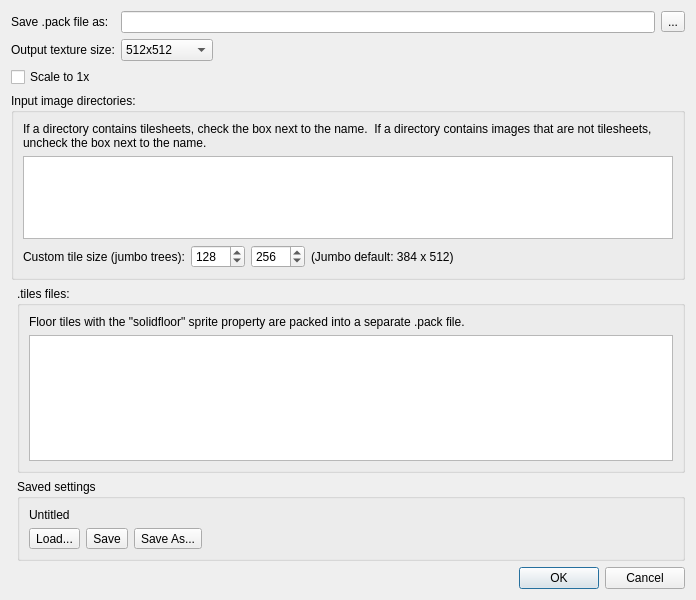
<?xml version="1.0" encoding="UTF-8"?>
<ui version="4.0">
 <class>CreatePackDialog</class>
 <widget class="QDialog" name="CreatePackDialog">
  <property name="geometry">
   <rect>
    <x>0</x>
    <y>0</y>
    <width>696</width>
    <height>600</height>
   </rect>
  </property>
  <property name="windowTitle">
   <string>Create .pack file</string>
  </property>
  <layout class="QGridLayout" name="gridLayout_2">
   <item row="0" column="0" colspan="2">
    <layout class="QFormLayout" name="formLayout">
     <property name="fieldGrowthPolicy">
      <enum>QFormLayout::FieldGrowthPolicy::ExpandingFieldsGrow</enum>
     </property>
     <item row="0" column="0">
      <widget class="QLabel" name="label">
       <property name="text">
        <string>Save .pack file as:</string>
       </property>
      </widget>
     </item>
     <item row="0" column="1">
      <layout class="QHBoxLayout" name="horizontalLayout">
       <item>
        <widget class="QLineEdit" name="packNameEdit"/>
       </item>
       <item>
        <widget class="QToolButton" name="packNameBrowse">
         <property name="text">
          <string>...</string>
         </property>
        </widget>
       </item>
      </layout>
     </item>
     <item row="1" column="0">
      <widget class="QLabel" name="label_2">
       <property name="text">
        <string>Output texture size:</string>
       </property>
      </widget>
     </item>
     <item row="1" column="1">
      <widget class="QComboBox" name="texSizeCombo">
       <item>
        <property name="text">
         <string>512x512</string>
        </property>
       </item>
       <item>
        <property name="text">
         <string>1024x1024</string>
        </property>
       </item>
       <item>
        <property name="text">
         <string>2048x2048</string>
        </property>
       </item>
      </widget>
     </item>
     <item row="2" column="0">
      <widget class="QCheckBox" name="scale50">
       <property name="text">
        <string>Scale to 1x</string>
       </property>
      </widget>
     </item>
    </layout>
   </item>
   <item row="4" column="1">
    <widget class="QDialogButtonBox" name="buttonBox">
     <property name="orientation">
      <enum>Qt::Orientation::Horizontal</enum>
     </property>
     <property name="standardButtons">
      <set>QDialogButtonBox::StandardButton::Cancel|QDialogButtonBox::StandardButton::Ok</set>
     </property>
    </widget>
   </item>
   <item row="3" column="1">
    <widget class="QGroupBox" name="groupBox_2">
     <property name="title">
      <string>Saved settings</string>
     </property>
     <layout class="QVBoxLayout" name="verticalLayout">
      <item>
       <widget class="QLabel" name="settingsName">
        <property name="text">
         <string>Untitled</string>
        </property>
       </widget>
      </item>
      <item>
       <layout class="QHBoxLayout" name="horizontalLayout_2">
        <item>
         <widget class="QToolButton" name="btnLoad">
          <property name="text">
           <string>Load...</string>
          </property>
         </widget>
        </item>
        <item>
         <widget class="QToolButton" name="btnSave">
          <property name="text">
           <string>Save</string>
          </property>
         </widget>
        </item>
        <item>
         <widget class="QToolButton" name="btnSaveAs">
          <property name="text">
           <string>Save As...</string>
          </property>
         </widget>
        </item>
        <item>
         <spacer name="horizontalSpacer">
          <property name="orientation">
           <enum>Qt::Orientation::Horizontal</enum>
          </property>
          <property name="sizeHint" stdset="0">
           <size>
            <width>40</width>
            <height>20</height>
           </size>
          </property>
         </spacer>
        </item>
       </layout>
      </item>
     </layout>
    </widget>
   </item>
   <item row="1" column="0" colspan="2">
    <widget class="QGroupBox" name="groupBox">
     <property name="title">
      <string>Input image directories:</string>
     </property>
     <layout class="QGridLayout" name="gridLayout">
      <item row="0" column="0">
       <widget class="QLabel" name="label_3">
        <property name="text">
         <string>If a directory contains tilesheets, check the box next to the name.  If a directory contains images that are not tilesheets, uncheck the box next to the name.</string>
        </property>
        <property name="wordWrap">
         <bool>true</bool>
        </property>
       </widget>
      </item>
      <item row="4" column="0">
       <layout class="QHBoxLayout" name="horizontalLayout_3">
        <item>
         <widget class="QLabel" name="label_4">
          <property name="text">
           <string>Custom tile size (jumbo trees):</string>
          </property>
         </widget>
        </item>
        <item>
         <widget class="QSpinBox" name="jumboX">
          <property name="maximum">
           <number>4096</number>
          </property>
          <property name="value">
           <number>128</number>
          </property>
         </widget>
        </item>
        <item>
         <widget class="QSpinBox" name="jumboY">
          <property name="maximum">
           <number>4096</number>
          </property>
          <property name="value">
           <number>256</number>
          </property>
         </widget>
        </item>
        <item>
         <widget class="QLabel" name="label_6">
          <property name="text">
           <string>(Jumbo default: 384 x 512)</string>
          </property>
         </widget>
        </item>
        <item>
         <spacer name="horizontalSpacer_2">
          <property name="orientation">
           <enum>Qt::Orientation::Horizontal</enum>
          </property>
          <property name="sizeHint" stdset="0">
           <size>
            <width>40</width>
            <height>20</height>
           </size>
          </property>
         </spacer>
        </item>
       </layout>
      </item>
      <item row="6" column="0">
       <layout class="QHBoxLayout" name="directoryToolbarLayout"/>
      </item>
      <item row="1" column="0">
       <widget class="QListWidget" name="dirList"/>
      </item>
     </layout>
    </widget>
   </item>
   <item row="2" column="1">
    <widget class="QGroupBox" name="groupBox_3">
     <property name="title">
      <string>.tiles files:</string>
     </property>
     <layout class="QVBoxLayout" name="verticalLayout_2">
      <item>
       <widget class="QLabel" name="label_5">
        <property name="text">
         <string>Floor tiles with the &quot;solidfloor&quot; sprite property are packed into a separate .pack file.</string>
        </property>
        <property name="wordWrap">
         <bool>true</bool>
        </property>
       </widget>
      </item>
      <item>
       <widget class="QListWidget" name="tileDefList"/>
      </item>
      <item>
       <layout class="QHBoxLayout" name="tileDefToolbarLayout"/>
      </item>
     </layout>
    </widget>
   </item>
  </layout>
  <action name="actionAddDirectory">
   <property name="icon">
    <iconset resource="tiled.qrc">
     <normaloff>:/images/22x22/add.png</normaloff>:/images/22x22/add.png</iconset>
   </property>
   <property name="text">
    <string>Add directory</string>
   </property>
   <property name="toolTip">
    <string>Add directory</string>
   </property>
  </action>
  <action name="actionRemoveDirectory">
   <property name="icon">
    <iconset resource="tiled.qrc">
     <normaloff>:/images/22x22/remove.png</normaloff>:/images/22x22/remove.png</iconset>
   </property>
   <property name="text">
    <string>Remove selected directory</string>
   </property>
   <property name="toolTip">
    <string>Remove selected directory</string>
   </property>
  </action>
  <action name="actionAddTileDef">
   <property name="icon">
    <iconset resource="tiled.qrc">
     <normaloff>:/images/22x22/add.png</normaloff>:/images/22x22/add.png</iconset>
   </property>
   <property name="text">
    <string>Add .tiles file</string>
   </property>
   <property name="toolTip">
    <string>Add .tiles file</string>
   </property>
  </action>
  <action name="actionRemoveTileDef">
   <property name="icon">
    <iconset resource="tiled.qrc">
     <normaloff>:/images/22x22/remove.png</normaloff>:/images/22x22/remove.png</iconset>
   </property>
   <property name="text">
    <string>Remove selected .tiles file</string>
   </property>
   <property name="toolTip">
    <string>Remove selected .tiles file</string>
   </property>
  </action>
 </widget>
 <resources>
  <include location="tiled.qrc"/>
 </resources>
 <connections>
  <connection>
   <sender>buttonBox</sender>
   <signal>accepted()</signal>
   <receiver>CreatePackDialog</receiver>
   <slot>accept()</slot>
   <hints>
    <hint type="sourcelabel">
     <x>248</x>
     <y>254</y>
    </hint>
    <hint type="destinationlabel">
     <x>157</x>
     <y>274</y>
    </hint>
   </hints>
  </connection>
  <connection>
   <sender>buttonBox</sender>
   <signal>rejected()</signal>
   <receiver>CreatePackDialog</receiver>
   <slot>reject()</slot>
   <hints>
    <hint type="sourcelabel">
     <x>316</x>
     <y>260</y>
    </hint>
    <hint type="destinationlabel">
     <x>286</x>
     <y>274</y>
    </hint>
   </hints>
  </connection>
 </connections>
</ui>
